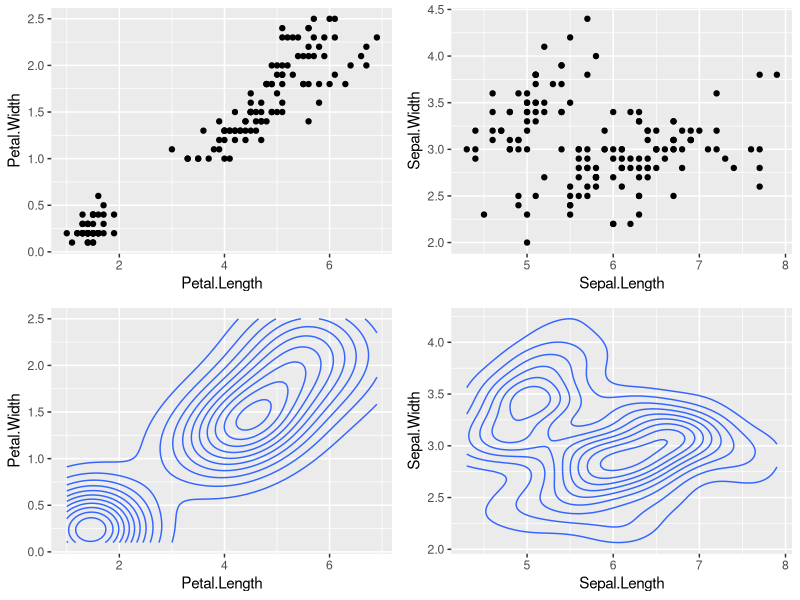
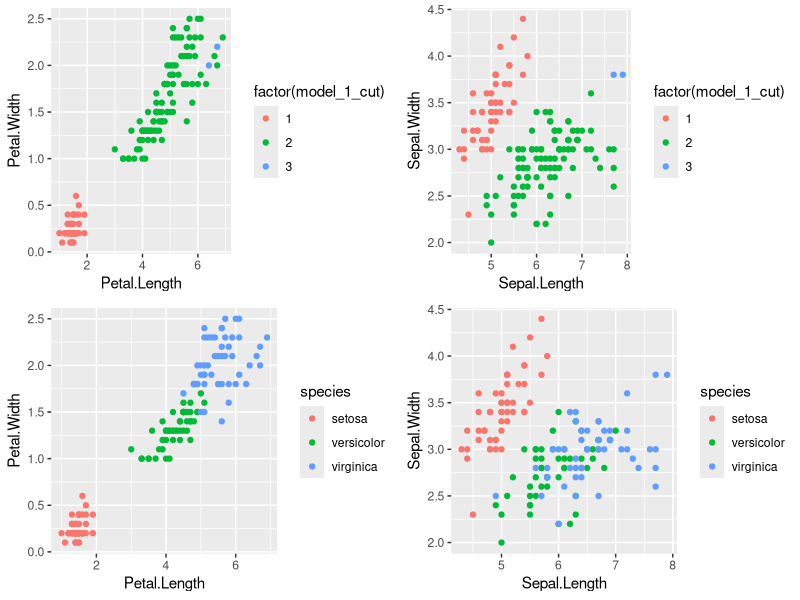
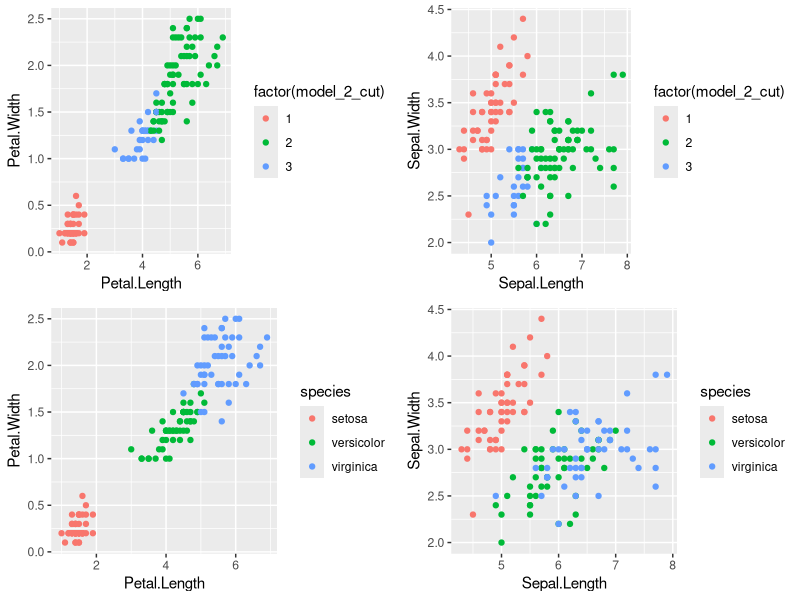
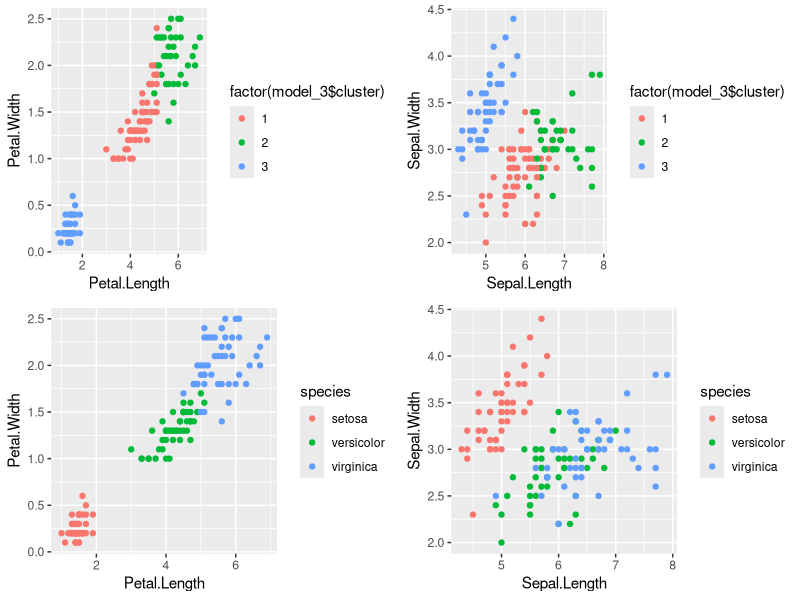

The R source for these figures, in order:
## ---- chunk 1
iris_df <- iris

str(iris)
## ---- chunk 2
species <- as.list(iris_df$Species)
species <- unlist(species)
iris_df <- iris_df[1:4]
## ---- chunk 3
library(ggplot2)
library(gridExtra)
plot_1 <- ggplot(iris_df, aes(x = Petal.Length, y = Petal.Width)) +
                geom_point()
plot_2 <- ggplot(iris_df, aes(x = Sepal.Length, y = Sepal.Width)) +
                geom_point()
plot_3 <- ggplot(iris_df, aes(x = Petal.Length, y = Petal.Width)) +
                stat_density_2d()
plot_4 <- ggplot(iris_df, aes(x = Sepal.Length, y = Sepal.Width)) +
                stat_density_2d()

grid.arrange(plot_1, plot_2, plot_3, plot_4, ncol = 2, nrow = 2)
## ---- chunk 4
iris_dist <- dist(iris_df, method = "euclidean")

model_1 <- hclust(iris_dist, method = "single")

model_1_cut <- cutree(model_1, 3)

table(species, model_1_cut)
## ---- chunk 5
plot_5 <- ggplot(iris_df, aes(x = Petal.Length, y = Petal.Width)) +
                geom_point(aes(col = factor(model_1_cut)))
plot_6 <- ggplot(iris_df, aes(x = Sepal.Length, y = Sepal.Width)) +
                geom_point(aes(col = factor(model_1_cut)))
plot_7 <- ggplot(iris_df, aes(x = Petal.Length, y = Petal.Width)) +
                geom_point(aes(col = species))
plot_8 <- ggplot(iris_df, aes(x = Sepal.Length, y = Sepal.Width)) +
                geom_point(aes(col = species))

grid.arrange(plot_5, plot_6, plot_7,  plot_8, ncol = 2, nrow = 2)
## ---- chunk 6
iris_dist <- dist(iris_df, method = "euclidean")

model_2 <- hclust(iris_dist, method = "complete")

model_2_cut <- cutree(model_2, 3)

table(species, model_2_cut)
## ---- chunk 7
plot_9 <- ggplot(iris_df, aes(x = Petal.Length, y = Petal.Width)) +
                geom_point(aes(col = factor(model_2_cut)))
plot_10 <- ggplot(iris_df, aes(x = Sepal.Length, y = Sepal.Width)) +
                geom_point(aes(col = factor(model_2_cut)))
plot_11 <- ggplot(iris_df, aes(x = Petal.Length, y = Petal.Width)) +
                geom_point(aes(col = species))
plot_12 <- ggplot(iris_df, aes(x = Sepal.Length, y = Sepal.Width)) +
                geom_point(aes(col = species))

grid.arrange(plot_9, plot_10, plot_11,  plot_12, ncol = 2, nrow = 2)
## ---- chunk 8
set.seed(3949)
model_3 <- kmeans(iris_df, centers = 3)
## ---- chunk 9
plot_13 <- ggplot(iris_df, aes(x = Petal.Length, y = Petal.Width)) +
                geom_point(aes(col = factor(model_3$cluster)))
plot_14 <- ggplot(iris_df, aes(x = Sepal.Length, y = Sepal.Width)) +
                geom_point(aes(col = factor(model_3$cluster)))
plot_15 <- ggplot(iris_df, aes(x = Petal.Length, y = Petal.Width)) +
                geom_point(aes(col = species))
plot_16 <- ggplot(iris_df, aes(x = Sepal.Length, y = Sepal.Width)) +
                geom_point(aes(col = species))

grid.arrange(plot_13, plot_14, plot_15,  plot_16, ncol = 2, nrow = 2)
## ---- chunk 10
table(species, model_3$cluster)
## ---- chunk 11
iris_sc <- as.data.frame(scale(iris_df))
model_4 <- kmeans(iris_sc, 3)

table(species, model_4$cluster)
